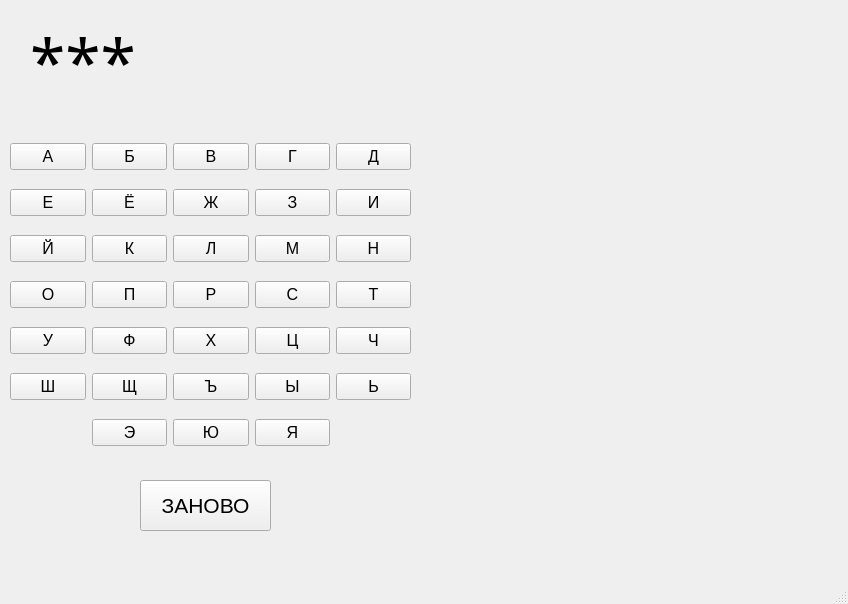
<?xml version="1.0" encoding="UTF-8"?>
<ui version="4.0">
 <class>MainWindow</class>
 <widget class="QMainWindow" name="MainWindow">
  <property name="enabled">
   <bool>true</bool>
  </property>
  <property name="geometry">
   <rect>
    <x>0</x>
    <y>0</y>
    <width>848</width>
    <height>604</height>
   </rect>
  </property>
  <property name="windowTitle">
   <string>MainWindow</string>
  </property>
  <widget class="QWidget" name="centralwidget">
   <widget class="QWidget" name="gridLayoutWidget">
    <property name="geometry">
     <rect>
      <x>10</x>
      <y>130</y>
      <width>401</width>
      <height>331</height>
     </rect>
    </property>
    <layout class="QGridLayout" name="gridLayout">
     <item row="6" column="2">
      <widget class="QPushButton" name="btn1">
       <property name="font">
        <font>
         <pointsize>12</pointsize>
        </font>
       </property>
       <property name="text">
        <string>Ъ</string>
       </property>
      </widget>
     </item>
     <item row="4" column="4">
      <widget class="QPushButton" name="btnt">
       <property name="font">
        <font>
         <pointsize>12</pointsize>
        </font>
       </property>
       <property name="text">
        <string>Т</string>
       </property>
      </widget>
     </item>
     <item row="0" column="2">
      <widget class="QPushButton" name="btnv">
       <property name="font">
        <font>
         <pointsize>12</pointsize>
        </font>
       </property>
       <property name="text">
        <string>В</string>
       </property>
      </widget>
     </item>
     <item row="0" column="3">
      <widget class="QPushButton" name="btng">
       <property name="font">
        <font>
         <pointsize>12</pointsize>
        </font>
       </property>
       <property name="text">
        <string>Г</string>
       </property>
      </widget>
     </item>
     <item row="0" column="1">
      <widget class="QPushButton" name="btnb">
       <property name="font">
        <font>
         <pointsize>12</pointsize>
        </font>
       </property>
       <property name="text">
        <string>Б</string>
       </property>
      </widget>
     </item>
     <item row="6" column="0">
      <widget class="QPushButton" name="btnsh">
       <property name="font">
        <font>
         <pointsize>12</pointsize>
        </font>
       </property>
       <property name="text">
        <string>Ш</string>
       </property>
      </widget>
     </item>
     <item row="6" column="1">
      <widget class="QPushButton" name="btnsch">
       <property name="font">
        <font>
         <pointsize>12</pointsize>
        </font>
       </property>
       <property name="text">
        <string>Щ</string>
       </property>
      </widget>
     </item>
     <item row="3" column="2">
      <widget class="QPushButton" name="btnl">
       <property name="font">
        <font>
         <pointsize>12</pointsize>
        </font>
       </property>
       <property name="text">
        <string>Л</string>
       </property>
      </widget>
     </item>
     <item row="5" column="3">
      <widget class="QPushButton" name="btnc">
       <property name="font">
        <font>
         <pointsize>12</pointsize>
        </font>
       </property>
       <property name="text">
        <string>Ц</string>
       </property>
      </widget>
     </item>
     <item row="4" column="3">
      <widget class="QPushButton" name="btns">
       <property name="font">
        <font>
         <pointsize>12</pointsize>
        </font>
       </property>
       <property name="text">
        <string>С</string>
       </property>
      </widget>
     </item>
     <item row="5" column="0">
      <widget class="QPushButton" name="btnu">
       <property name="font">
        <font>
         <pointsize>12</pointsize>
        </font>
       </property>
       <property name="text">
        <string>У</string>
       </property>
      </widget>
     </item>
     <item row="4" column="2">
      <widget class="QPushButton" name="btnr">
       <property name="font">
        <font>
         <pointsize>12</pointsize>
        </font>
       </property>
       <property name="text">
        <string>Р</string>
       </property>
      </widget>
     </item>
     <item row="4" column="1">
      <widget class="QPushButton" name="btnp">
       <property name="font">
        <font>
         <pointsize>12</pointsize>
        </font>
       </property>
       <property name="text">
        <string>П</string>
       </property>
      </widget>
     </item>
     <item row="4" column="0">
      <widget class="QPushButton" name="btno">
       <property name="font">
        <font>
         <pointsize>12</pointsize>
        </font>
       </property>
       <property name="text">
        <string>О</string>
       </property>
      </widget>
     </item>
     <item row="3" column="3">
      <widget class="QPushButton" name="btnm">
       <property name="font">
        <font>
         <pointsize>12</pointsize>
        </font>
       </property>
       <property name="text">
        <string>М</string>
       </property>
      </widget>
     </item>
     <item row="5" column="4">
      <widget class="QPushButton" name="btnch">
       <property name="font">
        <font>
         <pointsize>12</pointsize>
        </font>
       </property>
       <property name="text">
        <string>Ч</string>
       </property>
      </widget>
     </item>
     <item row="3" column="4">
      <widget class="QPushButton" name="btnn">
       <property name="font">
        <font>
         <pointsize>12</pointsize>
        </font>
       </property>
       <property name="text">
        <string>Н</string>
       </property>
      </widget>
     </item>
     <item row="1" column="4">
      <widget class="QPushButton" name="btni">
       <property name="font">
        <font>
         <pointsize>12</pointsize>
        </font>
       </property>
       <property name="text">
        <string>И</string>
       </property>
      </widget>
     </item>
     <item row="0" column="4">
      <widget class="QPushButton" name="btnd">
       <property name="font">
        <font>
         <pointsize>12</pointsize>
        </font>
       </property>
       <property name="text">
        <string>Д</string>
       </property>
      </widget>
     </item>
     <item row="6" column="4">
      <widget class="QPushButton" name="btn2">
       <property name="font">
        <font>
         <pointsize>12</pointsize>
        </font>
       </property>
       <property name="text">
        <string>Ь</string>
       </property>
      </widget>
     </item>
     <item row="6" column="3">
      <widget class="QPushButton" name="btni2">
       <property name="font">
        <font>
         <pointsize>12</pointsize>
        </font>
       </property>
       <property name="text">
        <string>Ы</string>
       </property>
      </widget>
     </item>
     <item row="1" column="2">
      <widget class="QPushButton" name="btnzh">
       <property name="font">
        <font>
         <pointsize>12</pointsize>
        </font>
       </property>
       <property name="text">
        <string>Ж</string>
       </property>
      </widget>
     </item>
     <item row="1" column="3">
      <widget class="QPushButton" name="btnz">
       <property name="font">
        <font>
         <pointsize>12</pointsize>
        </font>
       </property>
       <property name="text">
        <string>З</string>
       </property>
      </widget>
     </item>
     <item row="3" column="0">
      <widget class="QPushButton" name="btny">
       <property name="font">
        <font>
         <pointsize>12</pointsize>
        </font>
       </property>
       <property name="text">
        <string>Й</string>
       </property>
      </widget>
     </item>
     <item row="1" column="0">
      <widget class="QPushButton" name="btne">
       <property name="font">
        <font>
         <pointsize>12</pointsize>
        </font>
       </property>
       <property name="text">
        <string>Е</string>
       </property>
      </widget>
     </item>
     <item row="1" column="1">
      <widget class="QPushButton" name="btne2">
       <property name="font">
        <font>
         <pointsize>12</pointsize>
        </font>
       </property>
       <property name="text">
        <string>Ё</string>
       </property>
      </widget>
     </item>
     <item row="5" column="1">
      <widget class="QPushButton" name="btnf">
       <property name="font">
        <font>
         <pointsize>12</pointsize>
        </font>
       </property>
       <property name="text">
        <string>Ф</string>
       </property>
      </widget>
     </item>
     <item row="5" column="2">
      <widget class="QPushButton" name="btnh">
       <property name="font">
        <font>
         <pointsize>12</pointsize>
        </font>
       </property>
       <property name="text">
        <string>Х</string>
       </property>
      </widget>
     </item>
     <item row="0" column="0">
      <widget class="QPushButton" name="btna">
       <property name="font">
        <font>
         <pointsize>12</pointsize>
        </font>
       </property>
       <property name="text">
        <string>А</string>
       </property>
      </widget>
     </item>
     <item row="3" column="1">
      <widget class="QPushButton" name="btnk">
       <property name="font">
        <font>
         <pointsize>12</pointsize>
        </font>
       </property>
       <property name="text">
        <string>К</string>
       </property>
      </widget>
     </item>
     <item row="7" column="1">
      <widget class="QPushButton" name="btna2">
       <property name="font">
        <font>
         <pointsize>12</pointsize>
        </font>
       </property>
       <property name="text">
        <string>Э</string>
       </property>
      </widget>
     </item>
     <item row="7" column="2">
      <widget class="QPushButton" name="btnyu">
       <property name="font">
        <font>
         <pointsize>12</pointsize>
        </font>
       </property>
       <property name="text">
        <string>Ю</string>
       </property>
      </widget>
     </item>
     <item row="7" column="3">
      <widget class="QPushButton" name="btnya">
       <property name="font">
        <font>
         <pointsize>12</pointsize>
        </font>
       </property>
       <property name="text">
        <string>Я</string>
       </property>
      </widget>
     </item>
    </layout>
   </widget>
   <widget class="QPushButton" name="btnagain">
    <property name="enabled">
     <bool>true</bool>
    </property>
    <property name="geometry">
     <rect>
      <x>140</x>
      <y>480</y>
      <width>131</width>
      <height>51</height>
     </rect>
    </property>
    <property name="font">
     <font>
      <pointsize>16</pointsize>
     </font>
    </property>
    <property name="autoFillBackground">
     <bool>false</bool>
    </property>
    <property name="inputMethodHints">
     <set>Qt::ImhNone</set>
    </property>
    <property name="text">
     <string>ЗАНОВО</string>
    </property>
    <property name="checkable">
     <bool>false</bool>
    </property>
    <property name="checked">
     <bool>false</bool>
    </property>
   </widget>
   <widget class="QLabel" name="label">
    <property name="geometry">
     <rect>
      <x>30</x>
      <y>10</y>
      <width>471</width>
      <height>101</height>
     </rect>
    </property>
    <property name="font">
     <font>
      <family>Snap ITC</family>
      <pointsize>48</pointsize>
     </font>
    </property>
    <property name="text">
     <string>***</string>
    </property>
   </widget>
   <widget class="QLabel" name="lbl">
    <property name="geometry">
     <rect>
      <x>420</x>
      <y>70</y>
      <width>401</width>
      <height>451</height>
     </rect>
    </property>
    <property name="text">
     <string/>
    </property>
   </widget>
  </widget>
  <widget class="QMenuBar" name="menubar">
   <property name="geometry">
    <rect>
     <x>0</x>
     <y>0</y>
     <width>848</width>
     <height>21</height>
    </rect>
   </property>
  </widget>
  <widget class="QStatusBar" name="statusbar"/>
 </widget>
 <resources/>
 <connections/>
</ui>
